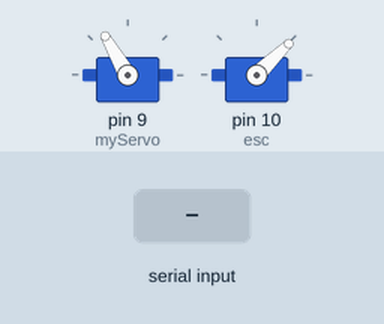
Bench run of a sketch on a simulated Arduino Uno, built with avr-gcc and run on an emulated ATmega328P. Parts: 2 × servo. The test bench sets the inputs (shaded band). What the sketch prints to the serial monitor is not drawn.

Above: at 4.2 s.
4.3 s: "LEFT\n" received over Serial
At 5.1 s:
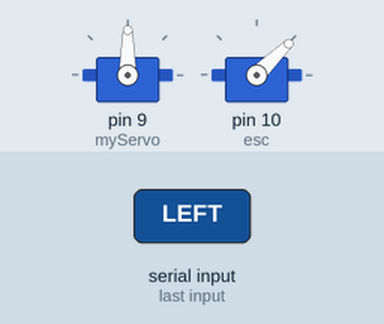
5.8 s: "RIGHT\n" received over Serial
At 6.3 s:
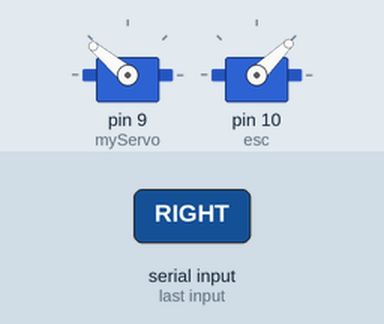
7.3 s: "LEFTMOVE\n" received over Serial
At 8.5 s:
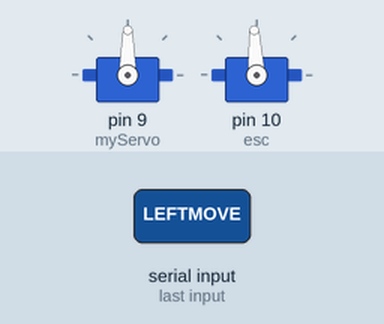
8.8 s: "RIGHTMOVE\n" received over Serial
At 9.9 s:
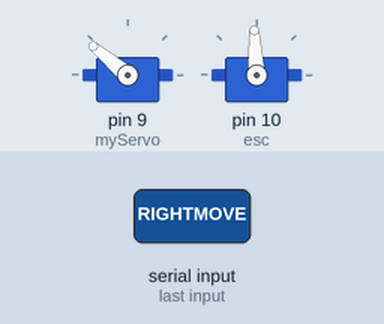
10.3 s: "MOVE\n" received over Serial
At 10.8 s:
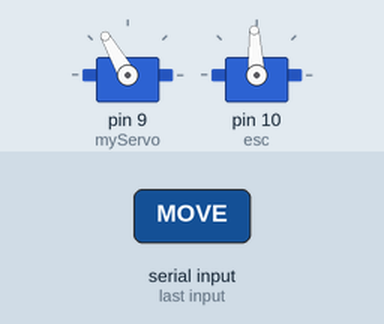
11.8 s: "CENTER\n" received over Serial
At 12.1 s:
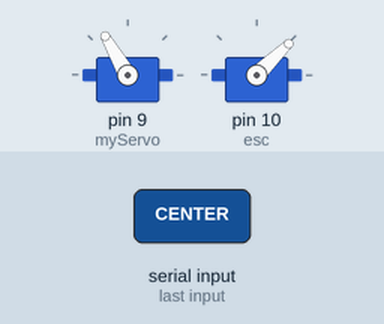
Timing chart, 0 to 14.3 s (numbered marks = the images above; inputs shaded):
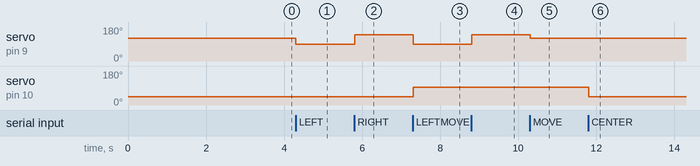

The sketch:

Arduino_pi_code.ino
```cpp
#include <Servo.h>

Servo myServo; // Create Servo object
Servo esc;  // Create ESC object
String command = "";

void setup() {
  Serial.begin(9600);
  myServo.attach(9);  // Attach to pin D9
  esc.attach(10);
  myServo.write(120); // Center position
  Serial.println("Arming ESC...");

  // **Step 1: Arm the ESC (Throttle = 1000µs)**
  esc.writeMicroseconds(1000);  // Minimum throttle (ESC Off)
  delay(3000);                  // Wait 3 seconds
  Serial.println("ESC Armed!");

}

void loop() {
  if (Serial.available()) {
    command = Serial.readStringUntil('\n');

    if (command == "LEFT") {
      myServo.write(90);
      esc.writeMicroseconds(1000);
    }
    else if (command == "RIGHT") {
      myServo.write(140);
      esc.writeMicroseconds(1000);
    }
    else if (command == "CENTER") {
      myServo.write(120);
      esc.writeMicroseconds(1000);
    }

    else if (command == "LEFTMOVE"){
      myServo.write(90);
      esc.writeMicroseconds(1500);

    }

    else if (command == "RIGHTMOVE"){
      myServo.write(140);
      esc.writeMicroseconds(1500);

    }

    else if(command == "MOVE"){
      myServo.write(120);
      esc.writeMicroseconds(1500);
    }

    else{
      esc.writeMicroseconds(1000);
    }
  }
}
```

Measured:
- after the input at 4.3 s, servo on pin 9 (myServo): 120° → 90° at once
- after the input at 5.8 s, servo on pin 9 (myServo): 90° → 140° at once
- after the input at 7.3 s, servo on pin 9 (myServo): 140° → 90° at once; servo on pin 10 (esc): 44° → 93° at once
- after the input at 8.8 s, servo on pin 9 (myServo): 90° → 140° at once
- after the input at 10.3 s, servo on pin 9 (myServo): 140° → 120° at once
- after the input at 11.8 s, servo on pin 10 (esc): 93° → 44° at once
